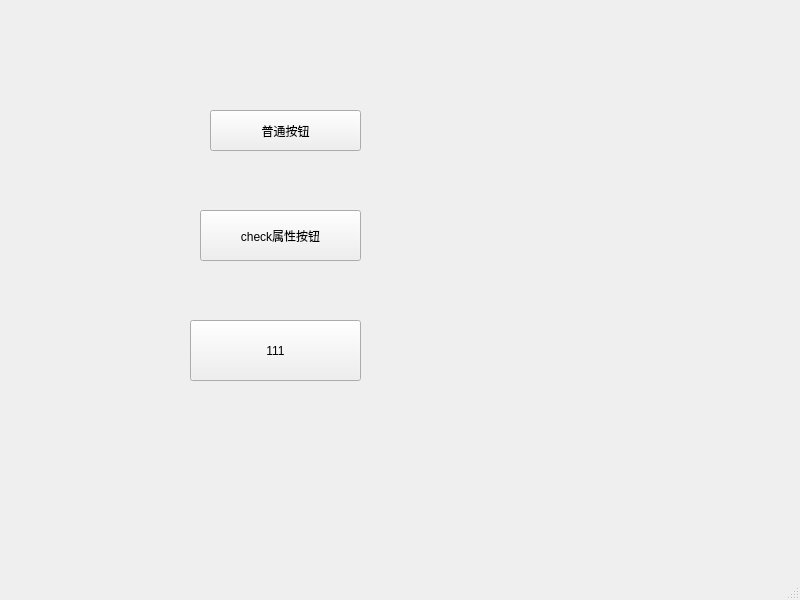
<?xml version="1.0" encoding="UTF-8"?>
<ui version="4.0">
 <class>MainWindow</class>
 <widget class="QMainWindow" name="MainWindow">
  <property name="geometry">
   <rect>
    <x>0</x>
    <y>0</y>
    <width>800</width>
    <height>600</height>
   </rect>
  </property>
  <property name="windowTitle">
   <string>MainWindow</string>
  </property>
  <widget class="QWidget" name="centralwidget">
   <widget class="QPushButton" name="normalBtn">
    <property name="geometry">
     <rect>
      <x>210</x>
      <y>110</y>
      <width>151</width>
      <height>41</height>
     </rect>
    </property>
    <property name="text">
     <string>普通按钮</string>
    </property>
   </widget>
   <widget class="QPushButton" name="checkedBtn">
    <property name="geometry">
     <rect>
      <x>200</x>
      <y>210</y>
      <width>161</width>
      <height>51</height>
     </rect>
    </property>
    <property name="text">
     <string>check属性按钮</string>
    </property>
   </widget>
   <widget class="QPushButton" name="menuBtn">
    <property name="geometry">
     <rect>
      <x>190</x>
      <y>320</y>
      <width>171</width>
      <height>61</height>
     </rect>
    </property>
    <property name="text">
     <string>111</string>
    </property>
   </widget>
  </widget>
  <widget class="QMenuBar" name="menubar">
   <property name="geometry">
    <rect>
     <x>0</x>
     <y>0</y>
     <width>800</width>
     <height>26</height>
    </rect>
   </property>
  </widget>
  <widget class="QStatusBar" name="statusbar"/>
 </widget>
 <resources/>
 <connections/>
</ui>
